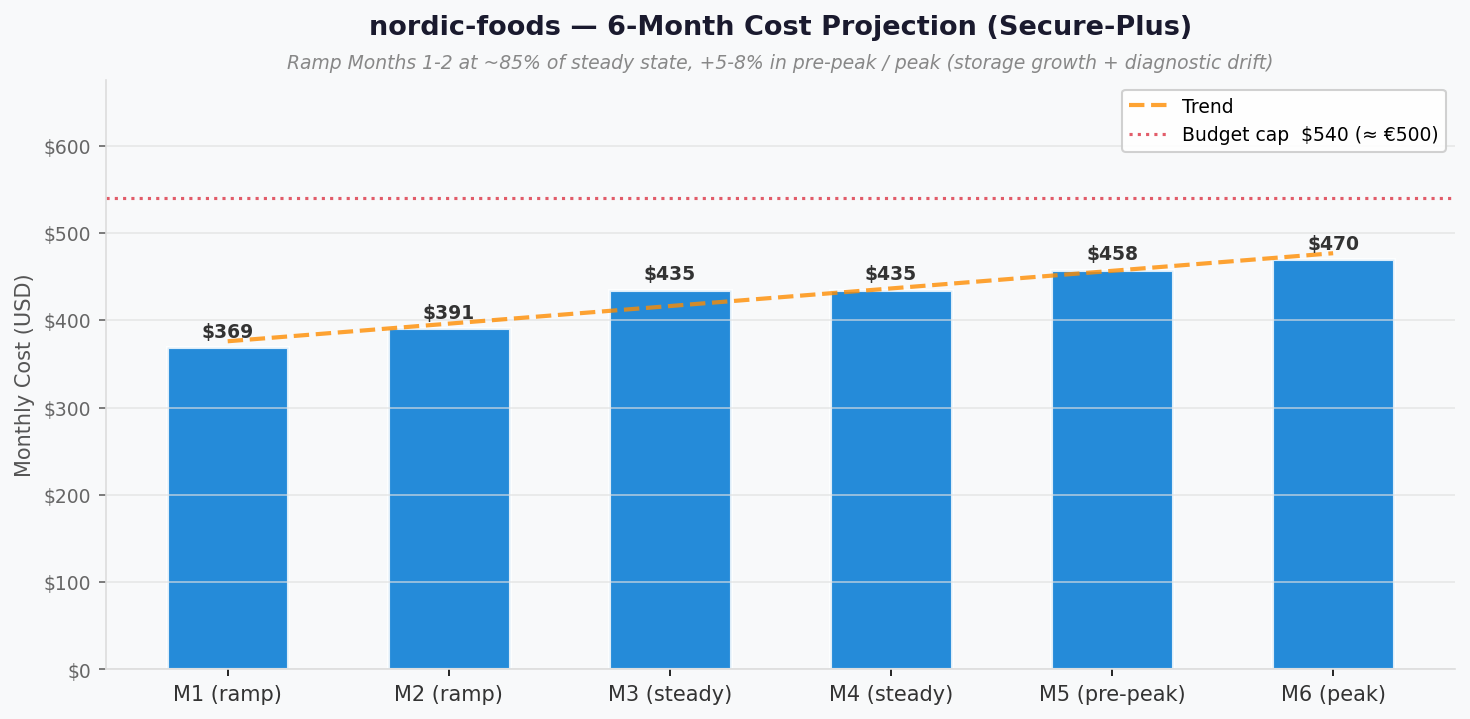

Here is the Python script that generated this plot:
"""6-month cost projection chart for nordic-foods Step 2.

Projection assumes:
- Months 1-2: ramp-up (~85% of steady state) as autoscale tunes and traffic grows
- Months 3-4: steady state at design estimate
- Months 5-6: peak season approaching (storage growth + diagnostic verbosity drift
  push monthly cost ~5-8% above steady state)
"""
import matplotlib.pyplot as plt
import matplotlib.ticker as mticker
import numpy as np


def generate_cost_projection_chart(months, costs, output_path,
                                   budget_cap=None, growth_assumption=None):
    fig, ax = plt.subplots(figsize=(10, 5))
    fig.patch.set_facecolor("#F8F9FA")
    ax.set_facecolor("#F8F9FA")

    x = np.arange(len(months))
    bars = ax.bar(x, costs, color="#0078D4", alpha=0.85,
                  edgecolor="white", linewidth=1.5, width=0.55)

    for bar, cost in zip(bars, costs):
        ax.text(bar.get_x() + bar.get_width() / 2,
                bar.get_height() + max(costs) * 0.015,
                f"${cost:,.0f}", ha="center", va="bottom",
                fontsize=9, fontweight="bold", color="#333")

    z = np.polyfit(x, costs, 1)
    p = np.poly1d(z)
    x_smooth = np.linspace(0, len(months) - 1, 200)
    ax.plot(x_smooth, p(x_smooth), color="#FF8C00", linewidth=2,
            linestyle="--", alpha=0.8, label="Trend")

    if budget_cap is not None:
        ax.axhline(budget_cap, color="#DC3545", linewidth=1.5,
                   linestyle=":", alpha=0.8,
                   label=f"Budget cap  ${budget_cap:,.0f} (≈ €500)")

    ax.set_xticks(x)
    ax.set_xticklabels(months, fontsize=10, color="#333")
    ax.set_ylabel("Monthly Cost (USD)", fontsize=10, color="#555")

    ax.set_title("nordic-foods — 6-Month Cost Projection (Secure-Plus)",
                 fontsize=13, fontweight="bold",
                 color="#1A1A2E", pad=22 if growth_assumption else 14)
    if growth_assumption:
        ax.text(0.5, 1.02, growth_assumption, transform=ax.transAxes,
                ha="center", fontsize=9, color="#888", style="italic")

    ax.yaxis.set_major_formatter(mticker.FuncFormatter(lambda v, _: f"${v:,.0f}"))
    ax.tick_params(axis="y", labelsize=9, colors="#666")
    ax.spines[["top", "right"]].set_visible(False)
    ax.spines[["left", "bottom"]].set_color("#DDD")
    ax.grid(axis="y", color="#E0E0E0", linewidth=0.8, alpha=0.7)
    ax.set_ylim(0, max(max(costs), budget_cap or 0) * 1.25)
    ax.legend(fontsize=9, framealpha=0.9, edgecolor="#CCC")

    plt.tight_layout(pad=1.4)
    plt.savefig(output_path, dpi=150, bbox_inches="tight",
                facecolor=fig.get_facecolor())
    plt.close()
    print(f"Generated: {output_path}")


if __name__ == "__main__":
    months = ["M1 (ramp)", "M2 (ramp)", "M3 (steady)",
              "M4 (steady)", "M5 (pre-peak)", "M6 (peak)"]
    costs = [369, 391, 435, 435, 458, 470]
    generate_cost_projection_chart(
        months, costs,
        output_path="agent-output/nordic-foods/03-des-cost-projection.png",
        budget_cap=540,  # €500 × $1.08/€
        growth_assumption=("Ramp Months 1-2 at ~85% of steady state, "
                           "+5-8% in pre-peak / peak (storage growth + diagnostic drift)"),
    )
